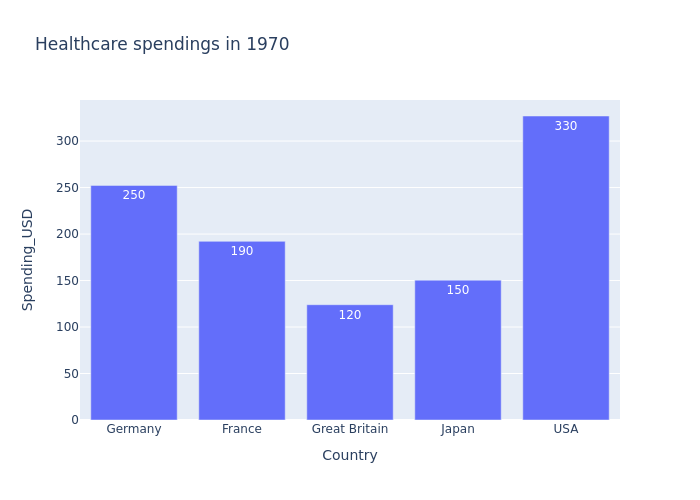

Here is the Python script that generated this plot:
import numpy as np
import pandas as pd
import matplotlib.pyplot as plt
import seaborn as sns
import plotly.express as px

# let's import a dataset
healthexp = sns.load_dataset('healthexp')
df = healthexp[healthexp['Year'] == 1970]

# Bar Chart
fig = px.bar(df, x='Country', y='Spending_USD', text_auto='.2s', title='Healthcare spendings in 1970')
fig.show()

plt.savefig('Bar_chart_px.png')